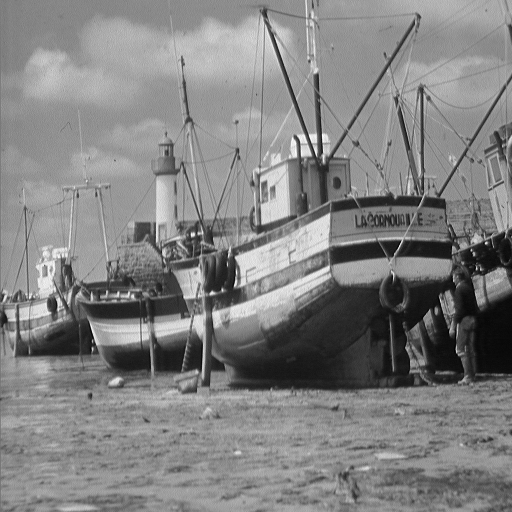
%> input picture Escrita/Template TOS/Sections/3Transforms/Images/boat.512.tiff, 512 x 512 px
$ octave intDCT.m   (GNU Octave 9; MATLAB toolbox functions it lacks are replaced by stand-ins)
%> lines starting %> are read from the running program, lines starting %| are printed output that depends on the picture
%% Effect of Integer DCT on image reconstruction
% Reconstruct an image with DCT and "Int DCT" and analyze effects of the
% approximations
clear all
close all
clc

%% Parameters
nBits = 32;     % Number of bits to aproximate coefficients to
fName = 'boat.512.tiff';

%% Read image and calculate coefficients
im = imread(fName);
%> im is the input picture: size 512x512 uint8; min 0, max 255, mean 129.7
im = im2double(im);
%> im: size 512x512 double

T = dctmtx(8);
dct = @(block_struct) T * block_struct.data * T';
B = blockproc(im,[8 8],dct);
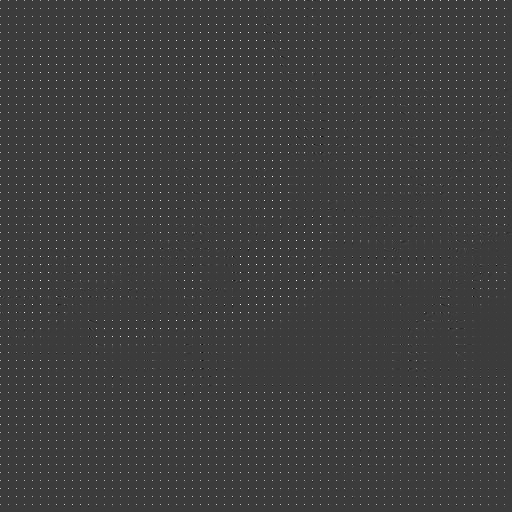
%> B: size 512x512 double; min -2.21, max 7.17, mean 0.0636; drawn with min black and max white

BInt = round(B);

invdct = @(block_struct) T' * block_struct.data * T;
imDCT = blockproc(B,[8 8],invdct);
imIntDCT = blockproc(BInt,[8 8],invdct);
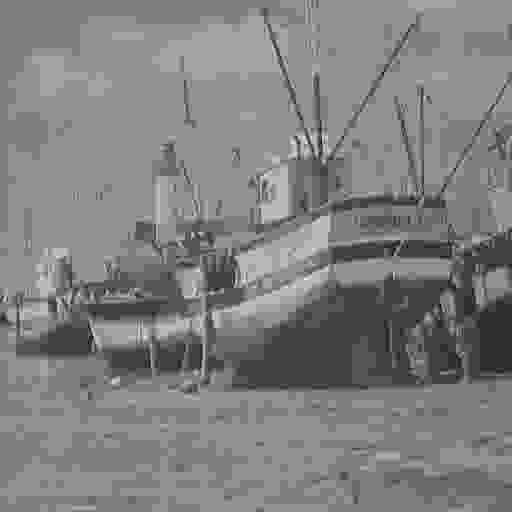
%> imIntDCT: size 512x512 double; min -0.301, max 1.32, mean 0.511; drawn with min black and max white

figure
imshow(imDCT)

figure
imshow(imIntDCT)
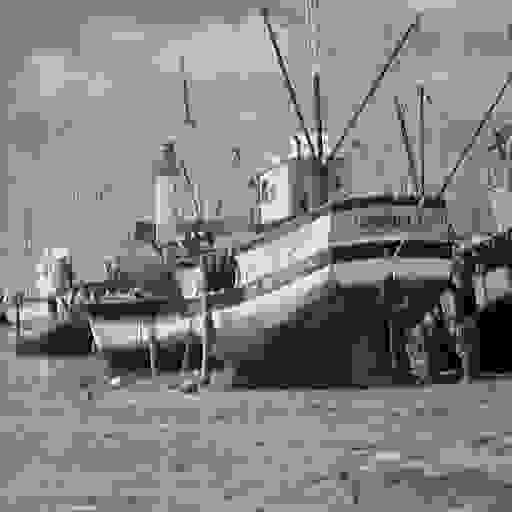
%> displayed picture: size 512x512, on the screen's scale of 0 to 255; min 0, max 255, mean 130.3
